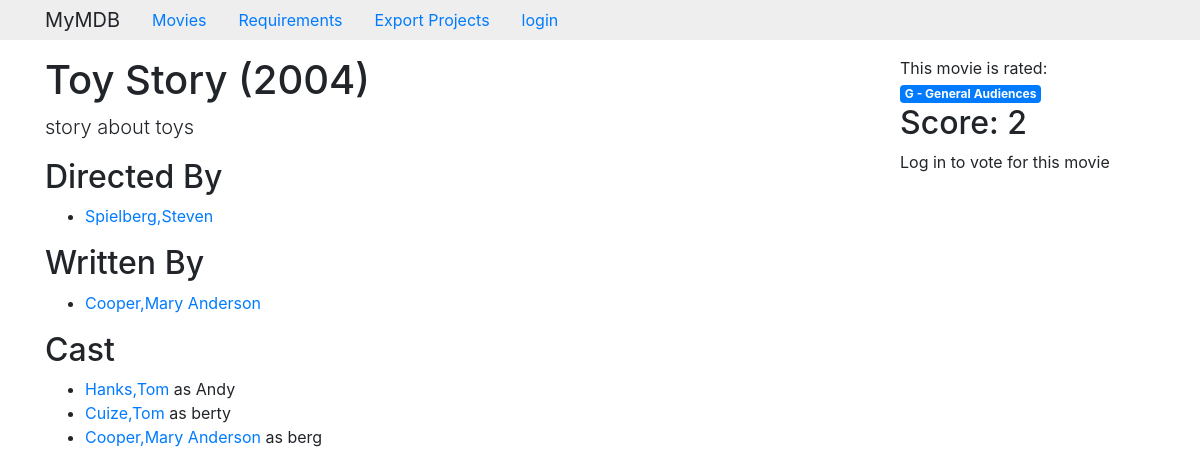
/movie/1, run on the app's committed database.
### core/models.py (models this page shows, shortened)
class Movie(models.Model):
    NOT_RATED = 0
    RATED_G = 1
    RATED_PG = 2
    RATED_R = 3
    RATINGS = (
        (NOT_RATED, 'NR - Not Rated'),
        (RATED_G,
         'G - General Audiences'),
        (RATED_PG,
         'PG - Parental Guidance '
         'Suggested'),
        (RATED_R, 'R - Restricted'),
    )
    title = models.CharField(
        max_length=140)
    plot = models.TextField()
    year = models.PositiveIntegerField()
    rating = models.IntegerField(
        choices=RATINGS,
        default=NOT_RATED)
    runtime = \
        models.PositiveIntegerField()
    website = models.URLField(
        blank=True)
    director = models.ForeignKey(
        to='Person',
        null=True,
        on_delete=models.SET_NULL,
        related_name='directed',
        blank=True)
    writers = models.ManyToManyField(
        to='Person',
        related_name='writing_credits',
        blank=True)
    actors = models.ManyToManyField(
        to='Person',
        through='Role',
        related_name='acting_credits',
        blank=True)
    objects = MovieManager()
    class Meta:
        ordering = ('-year', 'title')
    def __str__(self):
        return '{} ({})'.format(
            self.title, self.year)

class Person(models.Model):
    first_name = models.CharField(
        max_length=140)
    last_name = models.CharField(
        max_length=140)
    born = models.DateField()
    died = models.DateField(null=True,
                            blank=True)
    objects = PersonManager()
    class Meta:
        ordering = (
            'last_name', 'first_name')

class Role(models.Model):
    movie = models.ForeignKey(Movie, on_delete=models.DO_NOTHING)
    person = models.ForeignKey(Person, on_delete=models.DO_NOTHING)
    name = models.CharField(max_length=140)
    class Meta:
        unique_together = ('movie',
                           'person',
                           'name')

### core/views.py (the view, shortened to what this page needs)
class MovieDetail(DetailView):
    queryset = Movie.objects.all_with_related_persons_and_score()
    def get_context_data(self, **kwargs):
        ctx = super().get_context_data(**kwargs)
        return ctx

### core/templates/core/movie_detail.html (shortened to what this page needs)
{% extends 'base.html' %}
{% block main%}
<h1>{{object}}</h1>
<p class="lead">
{{object.plot}}
</p>
<h2> Directed By </h2>
 <ul>
 	{% if object.director %}
 	<li>
 		<a href="{% url 'core:PersonDetail' object.director.id %}">
 			{{object.director.last_name}},{{object.director.first_name}}
 		</a>
 	</li>
 	{% endif %}
 </ul>
 <h2> Written By </h2>
 <ul>
 	{% for writer in object.writers.all %}
 	<li>
 		<a href="{% url 'core:PersonDetail' writer.id %}">
 			{{writer.last_name}},{{writer.first_name}}
 		</a>
 	</li>
 	{% endfor %}
 </ul>
 <h2> Cast </h2>
 <ul>
 	{% for role in object.role_set.all %}
 	<li>
 		<a href="{% url 'core:PersonDetail' role.person.id %}">
 			{{role.person.last_name}},{{role.person.first_name}}
 		</a>
 			 as {{role.name}}
 	</li>
 	{% endfor %}
 </ul>
{% endblock %}
{% block sidebar %}
<div>
    This movie is rated:
    <span class="badge badge-primary">
        {{object.get_rating_display }}
    </span>
</div>
<div>
	<h2>
		Score: {{ object.score|default_if_none:"TBD" }}
	</h2>
</div>
<div>
	{% if vote_form%}
	<form method="post" action="{{ vote_form_url }}">
		{% csrf_token%}
		{{vote_form}}
		<button class="btn btn-primary">
			Vote
		</button>
	</form>
	{% else %}
		<p> Log in to vote for this movie</p>
	{% endif %}
</div>
{% endblock %}

### data on the page
Movie: title+year "Toy Story (2004)", plot "story about toys", director.last_name "Spielberg", director.first_name "Steven", rating "G - General Audiences", score "2"
Person: last_name "Cooper", first_name "Mary Anderson"
Role: person.last_name "Hanks", person.first_name "Tom", name "Andy"
Role: person.last_name "Cuize", person.first_name "Tom", name "berty"
Role: person.last_name "Cooper", person.first_name "Mary Anderson", name "berg"
